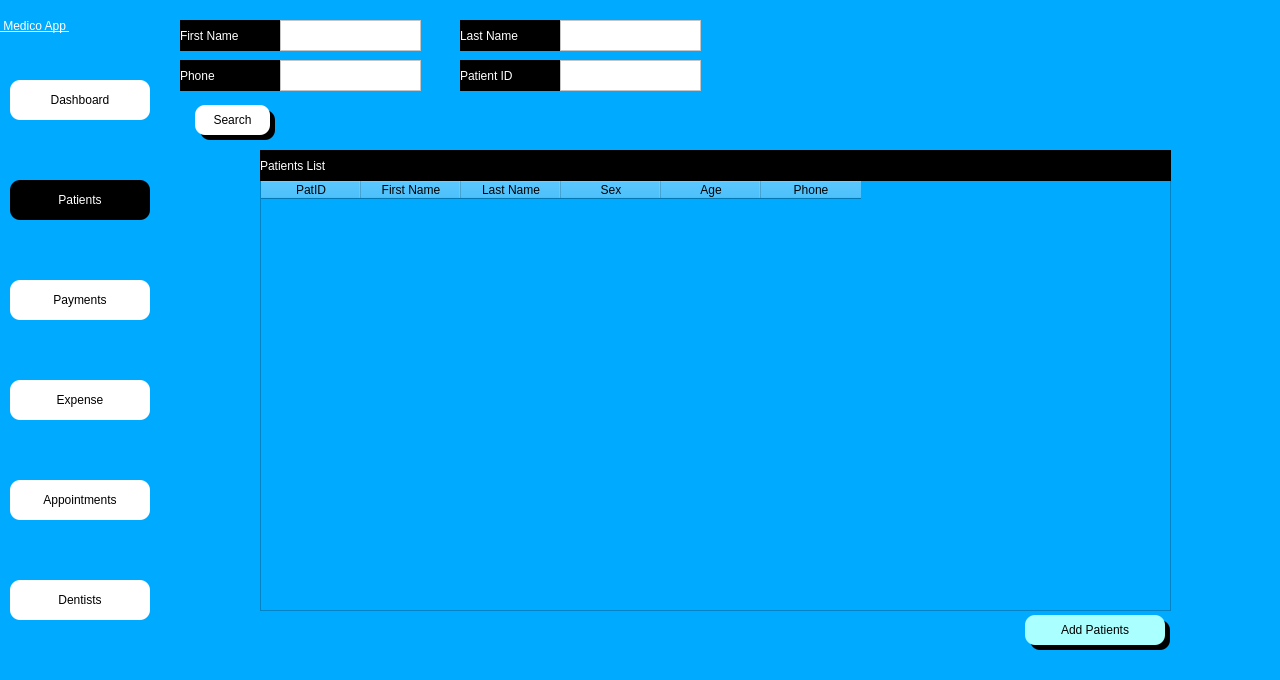
<?xml version="1.0" encoding="UTF-8"?>
<ui version="4.0">
 <class>Dialog</class>
 <widget class="QDialog" name="Dialog">
  <property name="geometry">
   <rect>
    <x>0</x>
    <y>0</y>
    <width>1280</width>
    <height>680</height>
   </rect>
  </property>
  <property name="windowTitle">
   <string>Dialog</string>
  </property>
  <property name="styleSheet">
   <string notr="true">background-color: rgb(0, 170, 255);</string>
  </property>
  <widget class="QWidget" name="side_bar" native="true">
   <property name="geometry">
    <rect>
     <x>0</x>
     <y>0</y>
     <width>160</width>
     <height>681</height>
    </rect>
   </property>
   <property name="styleSheet">
    <string notr="true">
background-color: rgba(170, 170, 255,.5);
</string>
   </property>
   <widget class="QPushButton" name="patient_btn">
    <property name="geometry">
     <rect>
      <x>10</x>
      <y>180</y>
      <width>140</width>
      <height>40</height>
     </rect>
    </property>
    <property name="styleSheet">
     <string notr="true">
QPushButton{


font:  14pt &quot;Segoe UI &quot;;
background-color: rgb(255, 255, 255);
border-top-left-radius:10px;
border-bottom-left-radius:10px;
border-top-right-radius:10px;
border-bottom-right-radius:10px;

	background-color: rgb(0, 0, 0);
	color: rgb(255, 255, 255);
}

QPushButton:hover{
	background-color: rgb(161, 161, 161);
	color: rgb(255, 255, 255);
}</string>
    </property>
    <property name="text">
     <string>Patients</string>
    </property>
    <property name="icon">
     <iconset>
      <normaloff>../Medico_modern/patientdownload .png</normaloff>../Medico_modern/patientdownload .png</iconset>
    </property>
   </widget>
   <widget class="QPushButton" name="dash_btn">
    <property name="geometry">
     <rect>
      <x>10</x>
      <y>80</y>
      <width>140</width>
      <height>40</height>
     </rect>
    </property>
    <property name="styleSheet">
     <string notr="true">QPushButton{


font:  14pt &quot;Segoe UI &quot;;
background-color: rgb(255, 255, 255);
border-top-left-radius:10px;
border-bottom-left-radius:10px;
border-top-right-radius:10px;
border-bottom-right-radius:10px;}
QPushButton:hover{
	background-color: rgb(161, 161, 161);
	color: rgb(255, 255, 255);
}
QPushButton:focus{
	background-color: rgb(161, 161, 161);
	color: rgb(255, 255, 255);
}</string>
    </property>
    <property name="text">
     <string>Dashboard</string>
    </property>
    <property name="icon">
     <iconset>
      <normaloff>../Medico_modern/dashboard.png</normaloff>../Medico_modern/dashboard.png</iconset>
    </property>
   </widget>
   <widget class="QPushButton" name="appointment_btn">
    <property name="geometry">
     <rect>
      <x>10</x>
      <y>480</y>
      <width>140</width>
      <height>40</height>
     </rect>
    </property>
    <property name="styleSheet">
     <string notr="true">QPushButton{


font:  14pt &quot;Segoe UI &quot;;
background-color: rgb(255, 255, 255);
border-top-left-radius:10px;
border-bottom-left-radius:10px;
border-top-right-radius:10px;
border-bottom-right-radius:10px;}
QPushButton:hover{
	background-color: rgb(161, 161, 161);
	color: rgb(255, 255, 255);
}
QPushButton:focus{
	background-color: rgb(161, 161, 161);
	color: rgb(255, 255, 255);
}</string>
    </property>
    <property name="text">
     <string>Appointments</string>
    </property>
    <property name="icon">
     <iconset>
      <normaloff>../Medico_modern/appointmentdownload (1).png</normaloff>../Medico_modern/appointmentdownload (1).png</iconset>
    </property>
   </widget>
   <widget class="QPushButton" name="dentist_btn">
    <property name="geometry">
     <rect>
      <x>10</x>
      <y>580</y>
      <width>140</width>
      <height>40</height>
     </rect>
    </property>
    <property name="styleSheet">
     <string notr="true">QPushButton{


font:  14pt &quot;Segoe UI &quot;;
background-color: rgb(255, 255, 255);
border-top-left-radius:10px;
border-bottom-left-radius:10px;
border-top-right-radius:10px;
border-bottom-right-radius:10px;}
QPushButton:hover{
	background-color: rgb(161, 161, 161);
	color: rgb(255, 255, 255);
}
QPushButton:focus{
	background-color: rgb(161, 161, 161);
	color: rgb(255, 255, 255);
}</string>
    </property>
    <property name="text">
     <string>Dentists</string>
    </property>
    <property name="icon">
     <iconset>
      <normaloff>../Medico_modern/dentistimages.png</normaloff>../Medico_modern/dentistimages.png</iconset>
    </property>
   </widget>
   <widget class="QPushButton" name="payment_btn">
    <property name="geometry">
     <rect>
      <x>10</x>
      <y>280</y>
      <width>140</width>
      <height>40</height>
     </rect>
    </property>
    <property name="styleSheet">
     <string notr="true">QPushButton{


font:  14pt &quot;Segoe UI &quot;;
background-color: rgb(255, 255, 255);
border-top-left-radius:10px;
border-bottom-left-radius:10px;
border-top-right-radius:10px;
border-bottom-right-radius:10px;}
QPushButton:hover{
	background-color: rgb(161, 161, 161);
	color: rgb(255, 255, 255);
}
QPushButton:focus{
	background-color: rgb(161, 161, 161);
	color: rgb(255, 255, 255);
}</string>
    </property>
    <property name="text">
     <string>Payments</string>
    </property>
    <property name="icon">
     <iconset>
      <normaloff>../Medico_modern/billingdownload (1).png</normaloff>../Medico_modern/billingdownload (1).png</iconset>
    </property>
   </widget>
   <widget class="QPushButton" name="expense_btn">
    <property name="geometry">
     <rect>
      <x>10</x>
      <y>380</y>
      <width>140</width>
      <height>40</height>
     </rect>
    </property>
    <property name="styleSheet">
     <string notr="true">QPushButton{


font:  14pt &quot;Segoe UI &quot;;
background-color: rgb(255, 255, 255);
border-top-left-radius:10px;
border-bottom-left-radius:10px;
border-top-right-radius:10px;
border-bottom-right-radius:10px;}
QPushButton:hover{
	background-color: rgb(161, 161, 161);
	color: rgb(255, 255, 255);
}
QPushButton:focus{
	background-color: rgb(161, 161, 161);
	color: rgb(255, 255, 255);
}</string>
    </property>
    <property name="text">
     <string>Expense</string>
    </property>
    <property name="icon">
     <iconset>
      <normaloff>../Medico_modern/billingdownload (1).png</normaloff>../Medico_modern/billingdownload (1).png</iconset>
    </property>
   </widget>
   <widget class="QLabel" name="label_4">
    <property name="geometry">
     <rect>
      <x>0</x>
      <y>0</y>
      <width>161</width>
      <height>51</height>
     </rect>
    </property>
    <property name="styleSheet">
     <string notr="true">
text-decoration: underline;
font: 22pt &quot;MS Shell Dlg 2&quot;;
background-color: rgba(255, 255, 255,0);
color: rgb(255, 255, 255);
</string>
    </property>
    <property name="text">
     <string> Medico App </string>
    </property>
   </widget>
  </widget>
  <widget class="QTableWidget" name="patient_table">
   <property name="geometry">
    <rect>
     <x>260</x>
     <y>180</y>
     <width>911</width>
     <height>431</height>
    </rect>
   </property>
   <property name="focusPolicy">
    <enum>Qt::ClickFocus</enum>
   </property>
   <property name="styleSheet">
    <string notr="true">background-color: rgba(255, 255, 255,.85);
font:  12pt &quot;Segoe UI &quot;;</string>
   </property>
   <column>
    <property name="text">
     <string>PatID</string>
    </property>
   </column>
   <column>
    <property name="text">
     <string>First Name</string>
    </property>
   </column>
   <column>
    <property name="text">
     <string>Last Name</string>
    </property>
   </column>
   <column>
    <property name="text">
     <string>Sex</string>
    </property>
   </column>
   <column>
    <property name="text">
     <string>Age</string>
    </property>
   </column>
   <column>
    <property name="text">
     <string>Phone</string>
    </property>
   </column>
  </widget>
  <widget class="QLabel" name="fname_srch">
   <property name="geometry">
    <rect>
     <x>180</x>
     <y>20</y>
     <width>101</width>
     <height>31</height>
    </rect>
   </property>
   <property name="styleSheet">
    <string notr="true">
color: rgb(255, 255, 255);
background-color: rgb(0, 0, 0);

font:  14pt &quot;Segoe UI &quot;;</string>
   </property>
   <property name="text">
    <string>First Name</string>
   </property>
  </widget>
  <widget class="QTextEdit" name="fname_srch_edit">
   <property name="geometry">
    <rect>
     <x>280</x>
     <y>20</y>
     <width>141</width>
     <height>31</height>
    </rect>
   </property>
   <property name="styleSheet">
    <string notr="true">QTextEdit:focus{
background-color: rgb(255, 255, 255);
}
QTextEdit{
background-color: rgb(255, 255, 255);
	font: 12pt &quot;Segoe UI&quot;;
}
</string>
   </property>
  </widget>
  <widget class="QLabel" name="lname_srch">
   <property name="geometry">
    <rect>
     <x>460</x>
     <y>20</y>
     <width>101</width>
     <height>31</height>
    </rect>
   </property>
   <property name="styleSheet">
    <string notr="true">
color: rgb(255, 255, 255);
background-color: rgb(0, 0, 0);

font:  14pt &quot;Segoe UI &quot;;</string>
   </property>
   <property name="text">
    <string>Last Name</string>
   </property>
  </widget>
  <widget class="QTextEdit" name="lname_srch_edit">
   <property name="geometry">
    <rect>
     <x>560</x>
     <y>20</y>
     <width>141</width>
     <height>31</height>
    </rect>
   </property>
   <property name="styleSheet">
    <string notr="true">QTextEdit:focus{
background-color: rgb(255, 255, 255);
}
QTextEdit{
background-color: rgb(255, 255, 255);
	font: 12pt &quot;Segoe UI&quot;;
}
</string>
   </property>
  </widget>
  <widget class="QLabel" name="phn_srch">
   <property name="geometry">
    <rect>
     <x>180</x>
     <y>60</y>
     <width>101</width>
     <height>31</height>
    </rect>
   </property>
   <property name="styleSheet">
    <string notr="true">
color: rgb(255, 255, 255);
background-color: rgb(0, 0, 0);

font:  14pt &quot;Segoe UI &quot;;</string>
   </property>
   <property name="text">
    <string>Phone</string>
   </property>
  </widget>
  <widget class="QTextEdit" name="phone_srch_edit">
   <property name="geometry">
    <rect>
     <x>280</x>
     <y>60</y>
     <width>141</width>
     <height>31</height>
    </rect>
   </property>
   <property name="styleSheet">
    <string notr="true">QTextEdit:focus{
background-color: rgb(255, 255, 255);
}
QTextEdit{
background-color: rgb(255, 255, 255);
	font: 12pt &quot;Segoe UI&quot;;
}
</string>
   </property>
  </widget>
  <widget class="QPushButton" name="search_btn">
   <property name="geometry">
    <rect>
     <x>195</x>
     <y>105</y>
     <width>75</width>
     <height>30</height>
    </rect>
   </property>
   <property name="styleSheet">
    <string notr="true">QPushButton{


font:  14pt &quot;Segoe UI &quot;;
background-color: rgb(255, 255, 255);
border-top-left-radius:10px;
border-bottom-left-radius:10px;
border-top-right-radius:10px;
border-bottom-right-radius:10px;}
QPushButton:hover{
	background-color: rgb(161, 161, 161);
	color: rgb(255, 255, 255);
}
QPushButton:focus{
	background-color: rgb(161, 161, 161);
	color: rgb(255, 255, 255);
}</string>
   </property>
   <property name="text">
    <string>Search</string>
   </property>
  </widget>
  <widget class="QLabel" name="patid_srch">
   <property name="geometry">
    <rect>
     <x>460</x>
     <y>60</y>
     <width>101</width>
     <height>31</height>
    </rect>
   </property>
   <property name="styleSheet">
    <string notr="true">
color: rgb(255, 255, 255);
background-color: rgb(0, 0, 0);

font:  14pt &quot;Segoe UI &quot;;</string>
   </property>
   <property name="text">
    <string>Patient ID</string>
   </property>
  </widget>
  <widget class="QTextEdit" name="patid_srch_edit">
   <property name="geometry">
    <rect>
     <x>560</x>
     <y>60</y>
     <width>141</width>
     <height>31</height>
    </rect>
   </property>
   <property name="styleSheet">
    <string notr="true">QTextEdit:focus{
background-color: rgb(255, 255, 255);
}
QTextEdit{
background-color: rgb(255, 255, 255);
	font: 12pt &quot;Segoe UI&quot;;
}
</string>
   </property>
  </widget>
  <widget class="QPushButton" name="add_patient_btn">
   <property name="geometry">
    <rect>
     <x>1025</x>
     <y>615</y>
     <width>140</width>
     <height>30</height>
    </rect>
   </property>
   <property name="styleSheet">
    <string notr="true">QPushButton{


font:  14pt &quot;Segoe UI &quot;;
background-color: rgb(255, 255, 255);
border-top-left-radius:10px;
border-bottom-left-radius:10px;
border-top-right-radius:10px;
border-bottom-right-radius:10px;
background-color: rgb(170, 255, 255);
}
QPushButton:hover{
	background-color: rgb(161, 161, 161);
	color: rgb(255, 255, 255);
}
QPushButton:focus{
	background-color: rgb(161, 161, 161);
	color: rgb(255, 255, 255);
}</string>
   </property>
   <property name="text">
    <string>Add Patients</string>
   </property>
   <property name="icon">
    <iconset>
     <normaloff>../Medico_modern/patientdownload .png</normaloff>../Medico_modern/patientdownload .png</iconset>
   </property>
  </widget>
  <widget class="QLabel" name="label">
   <property name="geometry">
    <rect>
     <x>0</x>
     <y>0</y>
     <width>1281</width>
     <height>720</height>
    </rect>
   </property>
   <property name="text">
    <string/>
   </property>
   <property name="pixmap">
    <pixmap>../Images/sam-moghadam-khamseh-I-kDEBUMAaQ-unsplash.jpg</pixmap>
   </property>
   <property name="scaledContents">
    <bool>true</bool>
   </property>
  </widget>
  <widget class="QLabel" name="label_2">
   <property name="geometry">
    <rect>
     <x>200</x>
     <y>110</y>
     <width>75</width>
     <height>30</height>
    </rect>
   </property>
   <property name="styleSheet">
    <string notr="true">background-color: rgb(0, 0, 0);
font: 12pt &quot;MS Shell Dlg 2&quot;;
border-top-left-radius:10px;
border-bottom-left-radius:10px;
border-top-right-radius:10px;
border-bottom-right-radius:10px;
color: rgb(255, 255, 255);
</string>
   </property>
   <property name="text">
    <string/>
   </property>
  </widget>
  <widget class="QLabel" name="label_3">
   <property name="geometry">
    <rect>
     <x>1030</x>
     <y>620</y>
     <width>140</width>
     <height>30</height>
    </rect>
   </property>
   <property name="styleSheet">
    <string notr="true">background-color: rgb(0, 0, 0);
font: 12pt &quot;MS Shell Dlg 2&quot;;
border-top-left-radius:10px;
border-bottom-left-radius:10px;
border-top-right-radius:10px;
border-bottom-right-radius:10px;
color: rgb(255, 255, 255);
</string>
   </property>
   <property name="text">
    <string/>
   </property>
  </widget>
  <widget class="QLabel" name="patient_list">
   <property name="geometry">
    <rect>
     <x>260</x>
     <y>150</y>
     <width>911</width>
     <height>31</height>
    </rect>
   </property>
   <property name="styleSheet">
    <string notr="true">
color: rgb(255, 255, 255);
background-color: rgb(0, 0, 0);

font:  14pt &quot;Segoe UI &quot;;</string>
   </property>
   <property name="text">
    <string>Patients List</string>
   </property>
  </widget>
  <zorder>label</zorder>
  <zorder>side_bar</zorder>
  <zorder>patient_table</zorder>
  <zorder>fname_srch</zorder>
  <zorder>fname_srch_edit</zorder>
  <zorder>lname_srch</zorder>
  <zorder>lname_srch_edit</zorder>
  <zorder>phn_srch</zorder>
  <zorder>phone_srch_edit</zorder>
  <zorder>patid_srch</zorder>
  <zorder>patid_srch_edit</zorder>
  <zorder>label_2</zorder>
  <zorder>search_btn</zorder>
  <zorder>label_3</zorder>
  <zorder>add_patient_btn</zorder>
  <zorder>patient_list</zorder>
 </widget>
 <tabstops>
  <tabstop>fname_srch_edit</tabstop>
  <tabstop>lname_srch_edit</tabstop>
  <tabstop>phone_srch_edit</tabstop>
  <tabstop>patid_srch_edit</tabstop>
  <tabstop>search_btn</tabstop>
  <tabstop>add_patient_btn</tabstop>
  <tabstop>dash_btn</tabstop>
  <tabstop>patient_btn</tabstop>
  <tabstop>payment_btn</tabstop>
  <tabstop>expense_btn</tabstop>
  <tabstop>appointment_btn</tabstop>
  <tabstop>dentist_btn</tabstop>
 </tabstops>
 <resources/>
 <connections/>
</ui>
